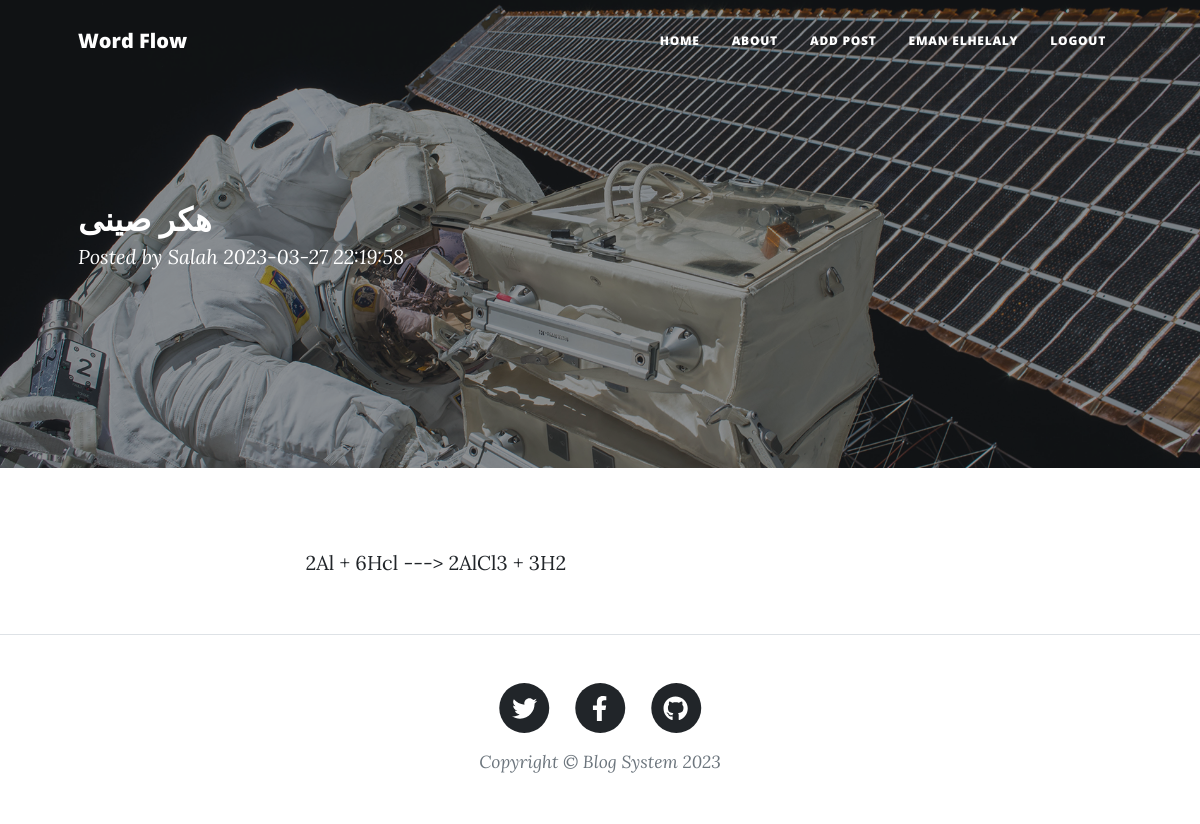
The app's page /Pages/post.php?id=10 (signed in) with its own data.
### tables this page shows
CREATE TABLE `posts` (
  `id` int(11) NOT NULL,
  `author_id` int(11) NOT NULL,
  `title` varchar(255) NOT NULL,
  `content` text NOT NULL,
  `created_at` timestamp NOT NULL DEFAULT current_timestamp()
);

CREATE TABLE `users` (
  `id` int(11) NOT NULL,
  `username` varchar(255) NOT NULL,
  `email` varchar(255) NOT NULL,
  `password` varchar(255) NOT NULL,
  `created_at` timestamp NOT NULL DEFAULT current_timestamp()
);

### classes/Post.php (called while the page is built, shortened)
<?php
Class Post {
  private $pdo;
  private $table = "posts";
    public function __construct($pdo) {
        $this->pdo = $pdo;
    }
    function readOne($id)
    {
        $query = "SELECT p.title, p.content , p.author_id , p.created_at, u.username as author_name
        FROM " . $this->table . " p INNER JOIN users u
         ON p.author_id = u.id WHERE p.id = ? LIMIT 0,1";
        try {
            $stmt = $this->pdo->prepare($query);
            $stmt->bindParam(1, $id);
            $stmt->execute();
            $row = $stmt->fetch(PDO::FETCH_ASSOC);
            return $row;
        } catch (PDOException $e) {
            echo $e->getMessage();
            return false;
        }
    }
}
?>

### Pages/post.php (the view, shortened to what this page needs)
<?php
include_once ('../config/database.php');
include_once ('../Classes/Post.php');
include('../includes/header.php');
include('../includes/navbar.php');
$postobj = new POST($pdo);
if (isset($_GET['id'])) {
    if ($postobj->readOne($_GET['id'])) {
        $post = $postobj->readOne($_GET['id']);
    }
}
?>
<header class="masthead" style="background-image: url('../assets/img/post-bg.jpg')">
    <div class="container position-relative px-4 px-lg-5">
        <div class="row gx-4 gx-lg-5 justify-content-center">
            <div class="post-heading">
                <h2>
                    <?php
                    if (isset($post['title'])) :
                        echo $post['title'];
                    endif
                    ?>
                </h2>
                <span class="meta">
                    Posted by
                    <a href="#!">
                        <?php
                        if (isset($post['author_name'])) :
                            echo $post['author_name'];
                        endif
                        ?>
                    </a>
                    <?php
                    if ($post) :
                        echo $post['created_at'];
                    endif
                    ?>
                </span>
            </div>
        </div>
    </div>
</header>
<article class="mb-4">
    <div class="container px-4 px-lg-5">
        <div class="row gx-4 gx-lg-5 justify-content-center">
            <div class="col-md-10 col-lg-8 col-xl-7">
                <p>
                    <?php
                    if ($post) :
                        echo $post['content'];
                    endif
                    ?>
                </p>
            </div>
        </div>
    </div>
</article>
<?php
include('../includes/footer.php');
?>

### records on screen
posts: title "هكر صينى", author.username "Salah", created_at "2023-03-27 22:19:58", content "2Al + 6Hcl ---> 2AlCl3 + 3H2"

### other values on screen
$_SESSION['username'] "EMAN ELHELALY"
